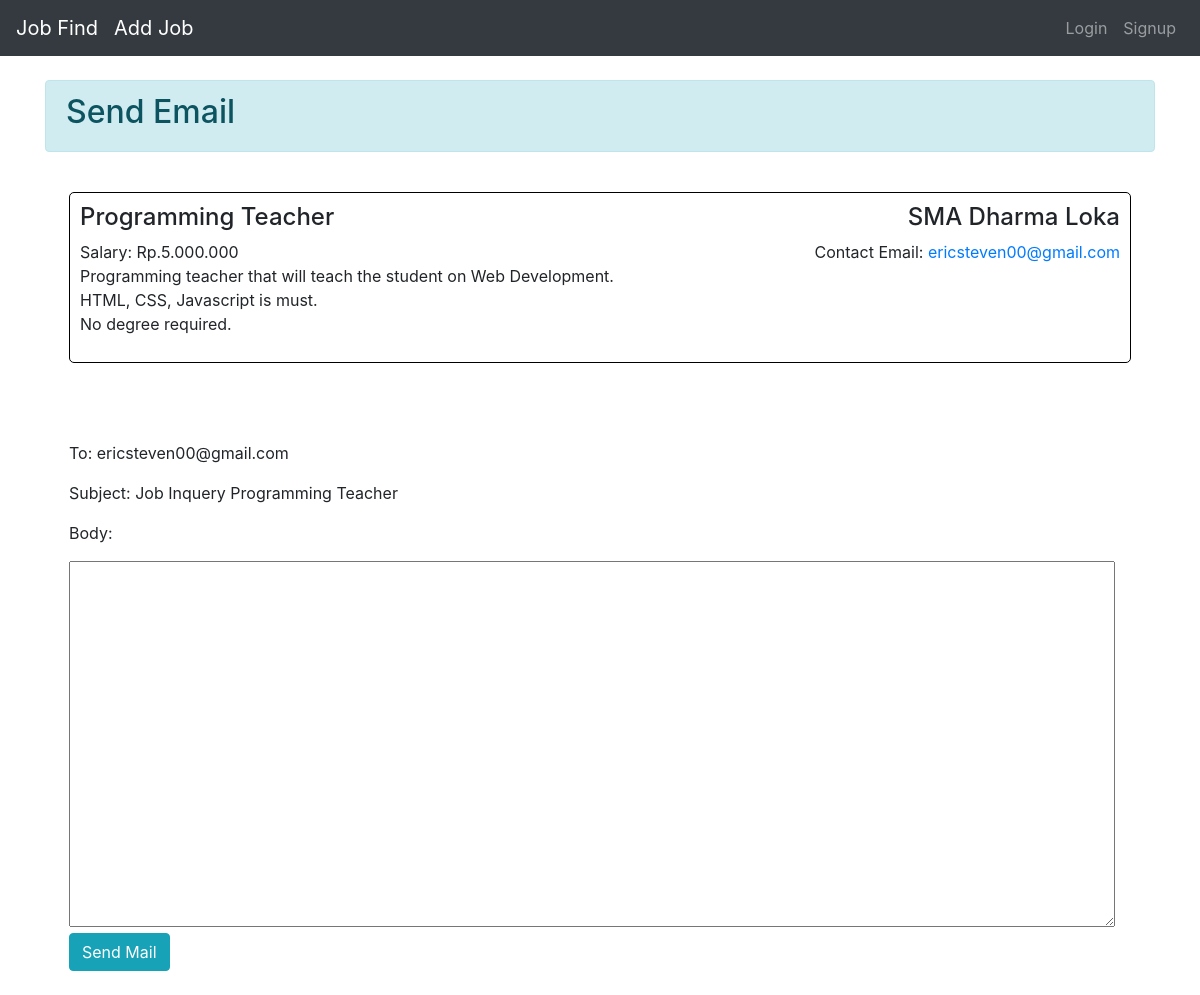
Screenshot of /email/2 with the database file from the repository.
### work_app/models.py (models this page shows, shortened)
class jobs(models.Model):
    level_choices = [
        ('E', 'Entry-Level'),
        ('S', 'Senior-Level'),
        ('V', 'VP-Level'),
    ]
    user  = models.ForeignKey(User, on_delete= models.CASCADE,null=False)
    position= models.CharField(max_length=100)
    level= models.CharField(max_length=30 , choices=level_choices)
    salary = models.CharField(max_length=50)
    description = models.TextField(null=True, blank=True)
    company = models.CharField(max_length=50)
    contact_email =models.CharField(max_length=50)

### work_app/views.py (the view)
# urls.py: path('email/<int:id>', email_job),
def email_job(request, id):
    job = jobs.objects.get(pk=id)
    return render(request , 'email_send.html' , context={'job' : job})

### work_app/templates/email_send.html (shortened to what this page needs)
{% extends 'base.html' %}
{% block content %}
<div class="container pt-4">
    <div class="alert alert-info">
        <h2>Send Email</h2>
    </div>
    <div class="p-4">
        <div class="jobs">
            <h4>{{job.position}}</h4>
            <h4 class="jobs-right">{{job.company}}</h4>
            <br>
            <div class="jobs-container">
                <span>Salary: {{job.salary}}</span>
                <span class="jobs-right">
                    Contact Email: <a href="/email/{{job.id}}" title="Email">{{job.contact_email}}</a>
                </span>
            </div>
            <p class="jobs-desc">{{job.description}}</p>
        </div>
    </div>
    <div class="p-4">
        <form action="/email-sent/{{job.id}}" method="POST">
            <p>To:  {{job.contact_email}}</p>
            <p>Subject: Job Inquery {{job.position}}</p>
            <p>Body:</p>
            <textarea name="body" rows="15" cols="100"></textarea><br>
            <input type="submit" value="Send Mail" class="btn btn-info">
        </form>
    </div>
</div>
{% endblock %}

### work_app/templates/base.html (style rules this page uses)
.jobs { padding: 10px; border: 1px solid black; border-radius: 5px; margin-bottom: 30px; }
.jobs h4 { display: inline-block; }
.jobs-right { float: right; }
.jobs-desc { white-space: pre-wrap; }

### rows the page displays
jobs: position "Programming Teacher", company "SMA Dharma Loka", salary "Rp.5.000.000", contact_email "ericsteven00@gmail.com", description "Programming teacher that will teach the student on Web Development. HTML, CSS, Javascript is must. No degree required."
